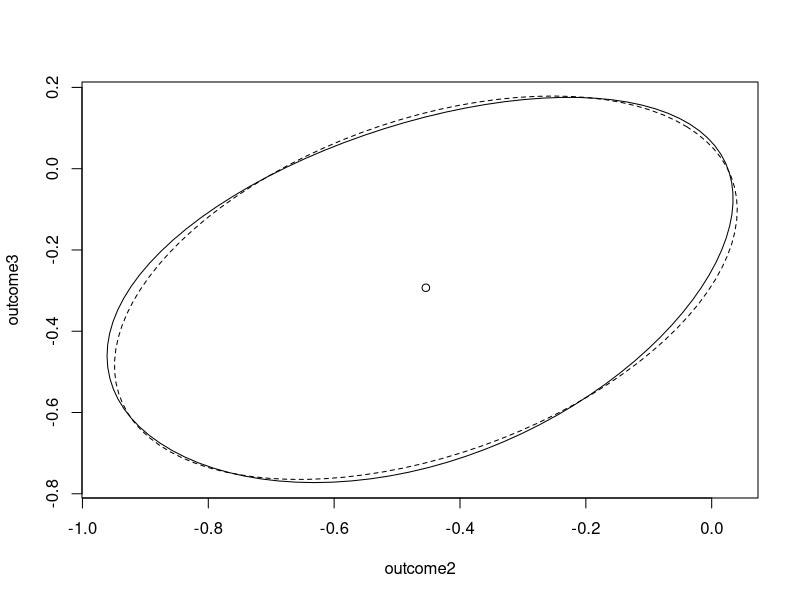

The R source for this figure:
library(ellipse)


### Name: ellipse.profile.glm
### Title: Pairwise profile sketch for GLM profiles
### Aliases: ellipse.profile.glm
### Keywords: dplot models

### ** Examples

## MASS has a pairs.profile function that conflicts with ours, so
## do a little trickery here
	 noMASS <- is.na(match('package:MASS', search()))
	 if (noMASS) require(MASS)

## Dobson (1990) Page 93: Randomized Controlled Trial :

     counts <- c(18,17,15,20,10,20,25,13,12)
     outcome <- gl(3,1,9)
     treatment <- gl(3,3)
     glm.D93 <- glm(counts ~ outcome + treatment, family=poisson())

##  Plot an approximate 95% confidence region for the two outcome variables
     prof.D93 <- profile(glm.D93)
     plot(ellipse(prof.D93, which = 2:3), type = 'l')
     lines(ellipse(glm.D93, which = 2:3), lty = 2)
     params <- glm.D93$coefficients
     points(params[2],params[3])
     
##  Clean up our trickery
	 if (noMASS) detach('package:MASS')
	 
